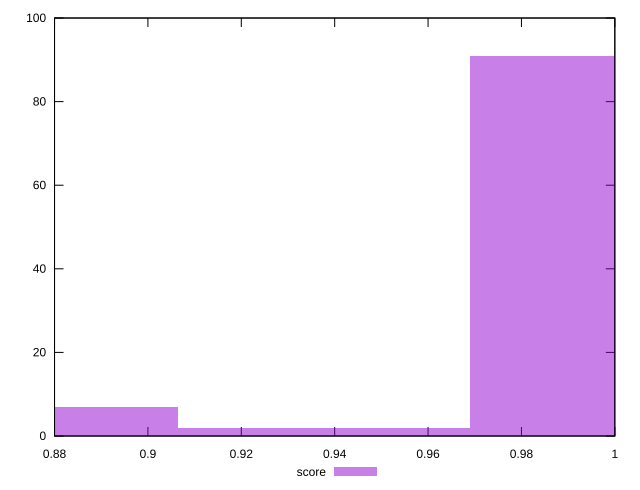

Source code (gnuplot):
reset

$score <<EOF
1.0002690418778395 91
0.8752354116431096 7
0.9377522267604745 2
EOF

set key outside below
set boxwidth 0.06251681511736497
set xrange [0.88:1]
set yrange [0:100]
set trange [0:100]
set style fill transparent solid 0.5 noborder
set terminal svg size 640, 490 enhanced background rgb 'white'
set output "report_00017_2021-02-10T15-08-03.406Z/unminified-javascript/samples/pages/score/histogram.svg"

plot $score title "score" with boxes

reset
